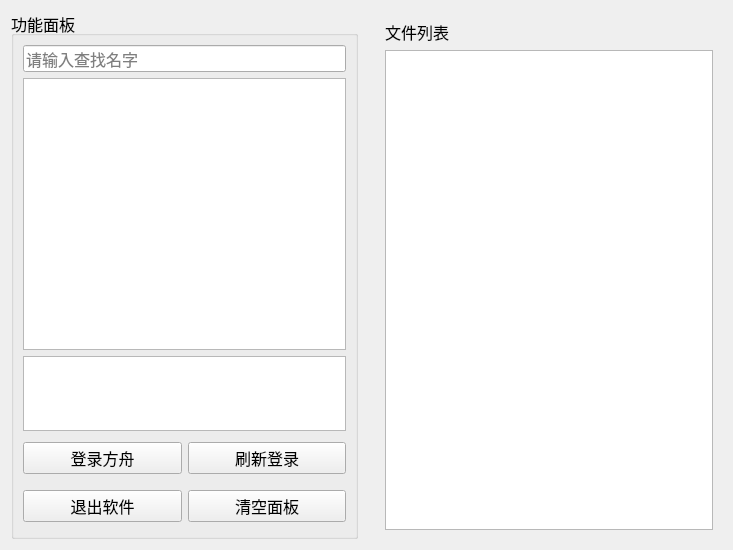
<?xml version="1.0" encoding="UTF-8"?>
<ui version="4.0">
 <class>Interface</class>
 <widget class="QWidget" name="Interface">
  <property name="geometry">
   <rect>
    <x>0</x>
    <y>0</y>
    <width>733</width>
    <height>550</height>
   </rect>
  </property>
  <property name="font">
   <font>
    <pointsize>10</pointsize>
   </font>
  </property>
  <property name="windowTitle">
   <string>Ark Interface</string>
  </property>
  <layout class="QGridLayout" name="gridLayout">
   <item row="0" column="0">
    <widget class="QGroupBox" name="groupBox_2">
     <property name="font">
      <font>
       <pointsize>12</pointsize>
      </font>
     </property>
     <property name="title">
      <string>功能面板</string>
     </property>
     <property name="alignment">
      <set>Qt::AlignLeading|Qt::AlignLeft|Qt::AlignTop</set>
     </property>
     <layout class="QVBoxLayout" name="verticalLayout">
      <item>
       <widget class="QLineEdit" name="findLine">
        <property name="whatsThis">
         <string comment="nk"/>
        </property>
        <property name="text">
         <string/>
        </property>
        <property name="placeholderText">
         <string>请输入查找名字</string>
        </property>
       </widget>
      </item>
      <item>
       <widget class="QTextBrowser" name="textBrowser"/>
      </item>
      <item>
       <widget class="QListWidget" name="listWidget">
        <property name="maximumSize">
         <size>
          <width>16777215</width>
          <height>75</height>
         </size>
        </property>
       </widget>
      </item>
      <item>
       <widget class="QWidget" name="widget_2" native="true">
        <layout class="QHBoxLayout" name="horizontalLayout">
         <property name="leftMargin">
          <number>0</number>
         </property>
         <property name="topMargin">
          <number>5</number>
         </property>
         <property name="rightMargin">
          <number>0</number>
         </property>
         <property name="bottomMargin">
          <number>5</number>
         </property>
         <item>
          <widget class="QPushButton" name="addButton">
           <property name="text">
            <string>登录方舟</string>
           </property>
          </widget>
         </item>
         <item>
          <widget class="QPushButton" name="reloadButton">
           <property name="text">
            <string>刷新登录</string>
           </property>
          </widget>
         </item>
        </layout>
       </widget>
      </item>
      <item>
       <widget class="QWidget" name="widget" native="true">
        <layout class="QHBoxLayout" name="horizontalLayout_2">
         <property name="leftMargin">
          <number>0</number>
         </property>
         <property name="topMargin">
          <number>5</number>
         </property>
         <property name="rightMargin">
          <number>0</number>
         </property>
         <property name="bottomMargin">
          <number>5</number>
         </property>
         <item>
          <widget class="QPushButton" name="outButton">
           <property name="text">
            <string>退出软件</string>
           </property>
          </widget>
         </item>
         <item>
          <widget class="QPushButton" name="deleteButton">
           <property name="text">
            <string>清空面板</string>
           </property>
          </widget>
         </item>
        </layout>
       </widget>
      </item>
     </layout>
    </widget>
   </item>
   <item row="0" column="3">
    <widget class="QWidget" name="widget_3" native="true">
     <layout class="QVBoxLayout" name="verticalLayout_2">
      <item>
       <widget class="QLabel" name="label">
        <property name="font">
         <font>
          <pointsize>12</pointsize>
          <bold>false</bold>
         </font>
        </property>
        <property name="frameShape">
         <enum>QFrame::NoFrame</enum>
        </property>
        <property name="text">
         <string>文件列表</string>
        </property>
        <property name="textFormat">
         <enum>Qt::AutoText</enum>
        </property>
       </widget>
      </item>
      <item>
       <widget class="QTableWidget" name="tableWidget"/>
      </item>
     </layout>
    </widget>
   </item>
   <item row="0" column="2">
    <spacer name="horizontalSpacer">
     <property name="orientation">
      <enum>Qt::Horizontal</enum>
     </property>
     <property name="sizeType">
      <enum>QSizePolicy::Minimum</enum>
     </property>
     <property name="sizeHint" stdset="0">
      <size>
       <width>12</width>
       <height>10</height>
      </size>
     </property>
    </spacer>
   </item>
  </layout>
 </widget>
 <resources/>
 <connections/>
</ui>
